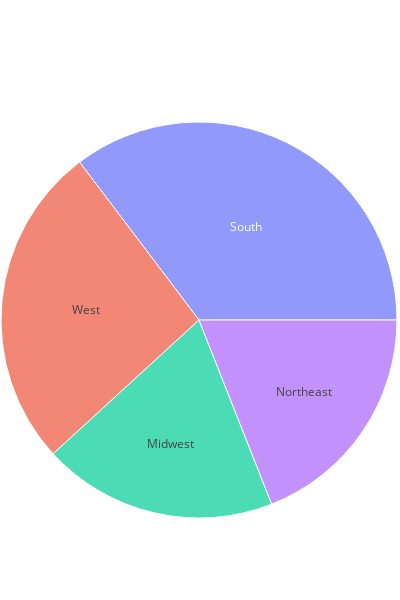

The code cell stored with this chart in its notebook:
### Code cell
# Retrieve the weightage of different components for major regions recorded in DEC 2023

ri_by_region_pop_file_path = "Resources\RI_By_Region_Population_CPI-U_2023.csv"

ri_all_region_df = readRIByRegion(ri_by_region_pop_file_path)

ri_north_df = ri_all_region_df[ri_all_region_df['Indent Level'] == 0]

# Create the pie chart of the weightage of different components for major regions recorded in DEC 2023

fig = px.sunburst(ri_north_df, path=['Area'], values='CPI-U')

fig.update_traces(hovertemplate='%{label}: <b>%{value}</b>')

fig.update_layout(
    height=600,  # Height of the figure in pixels
    width=400,   # Width of the figure in pixels
    margin=dict(t=50, b=10, l=1, r=3)  # Reduce the margins
)
fig.show()
fig.write_html("2023_RI_Major_Cities.html")

### Figure 1 — Plotly figure (JSON) as saved in the notebook; plotly's stock layout.template omitted (floating-point values rounded to 4 significant figures)
{"data": [{"branchvalues": "total", "domain": {"x": [0, 1], "y": [0, 1]}, "hovertemplate": "%{label}: <b>%{value}</b>", "ids": ["Midwest", "Northeast", "South", "West"], "labels": ["Midwest", "Northeast", "South", "West"], "name": "", "parents": ["", "", "", ""], "type": "sunburst", "values": [19.17, 19.02, 35.31, 26.51]}], "layout": {"height": 600, "legend": {"tracegroupgap": 0}, "margin": {"b": 10, "l": 1, "r": 3, "t": 50}, "width": 400}}
